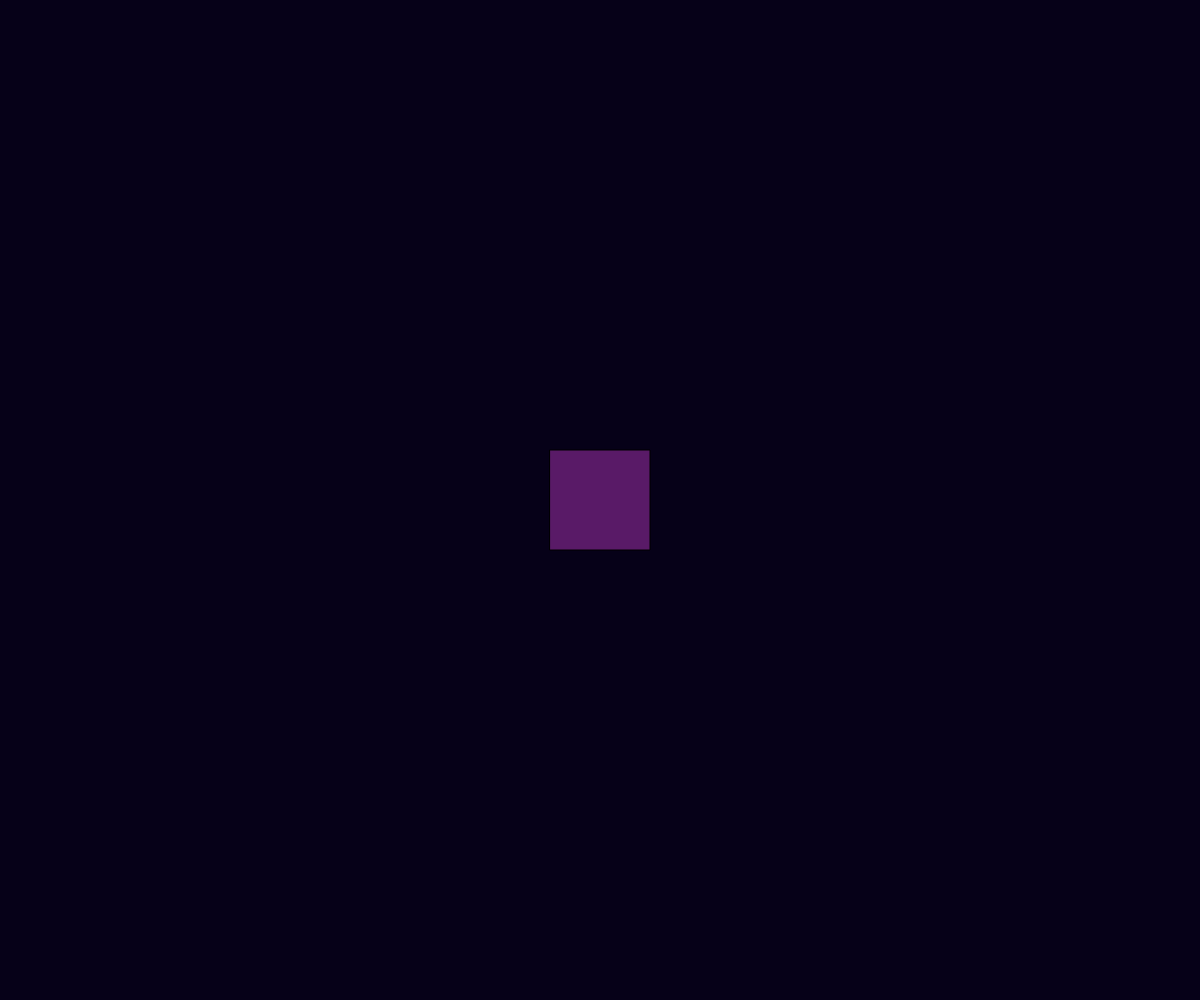
Frame 1 (no input)
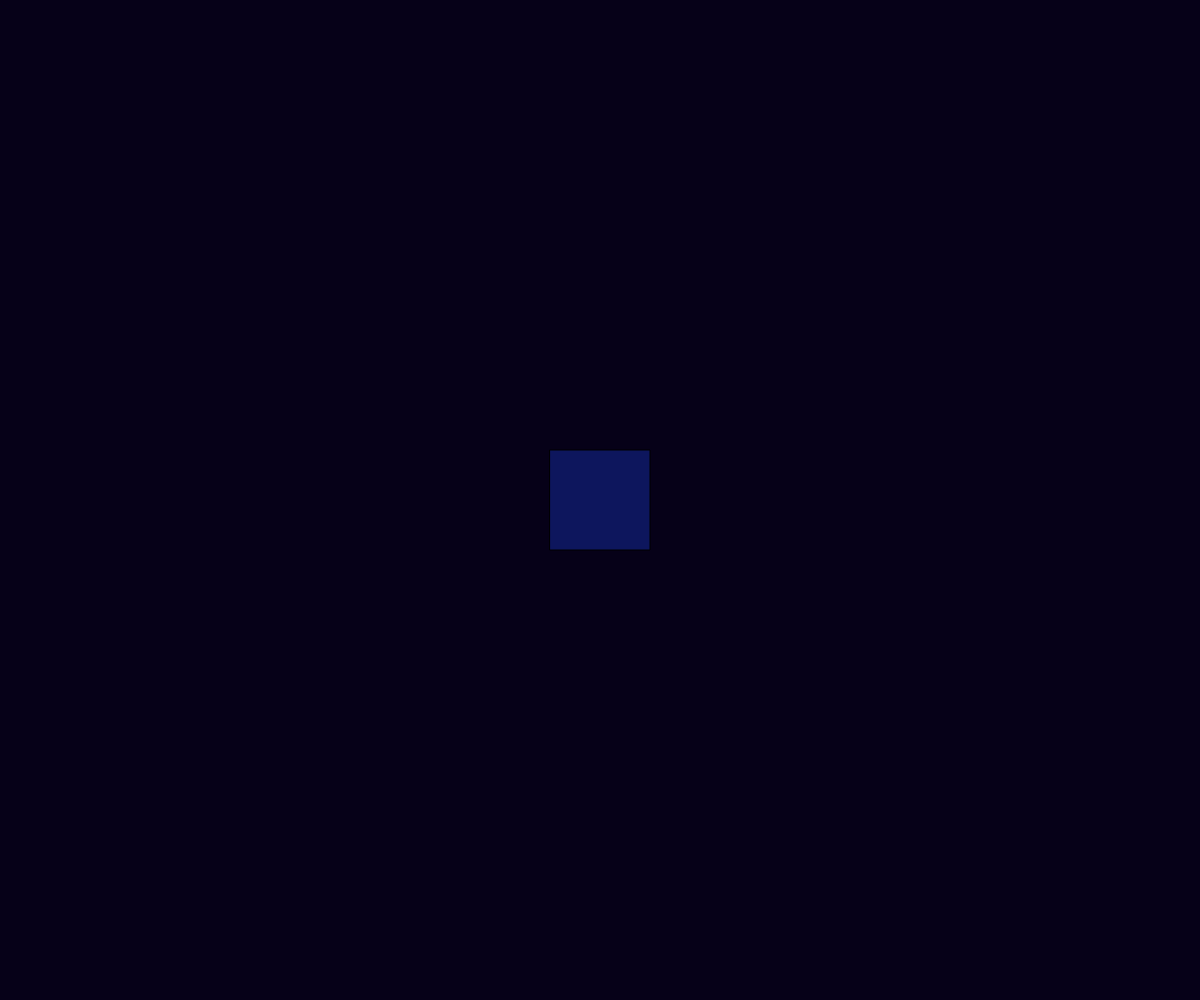
Frame 60 (no input)
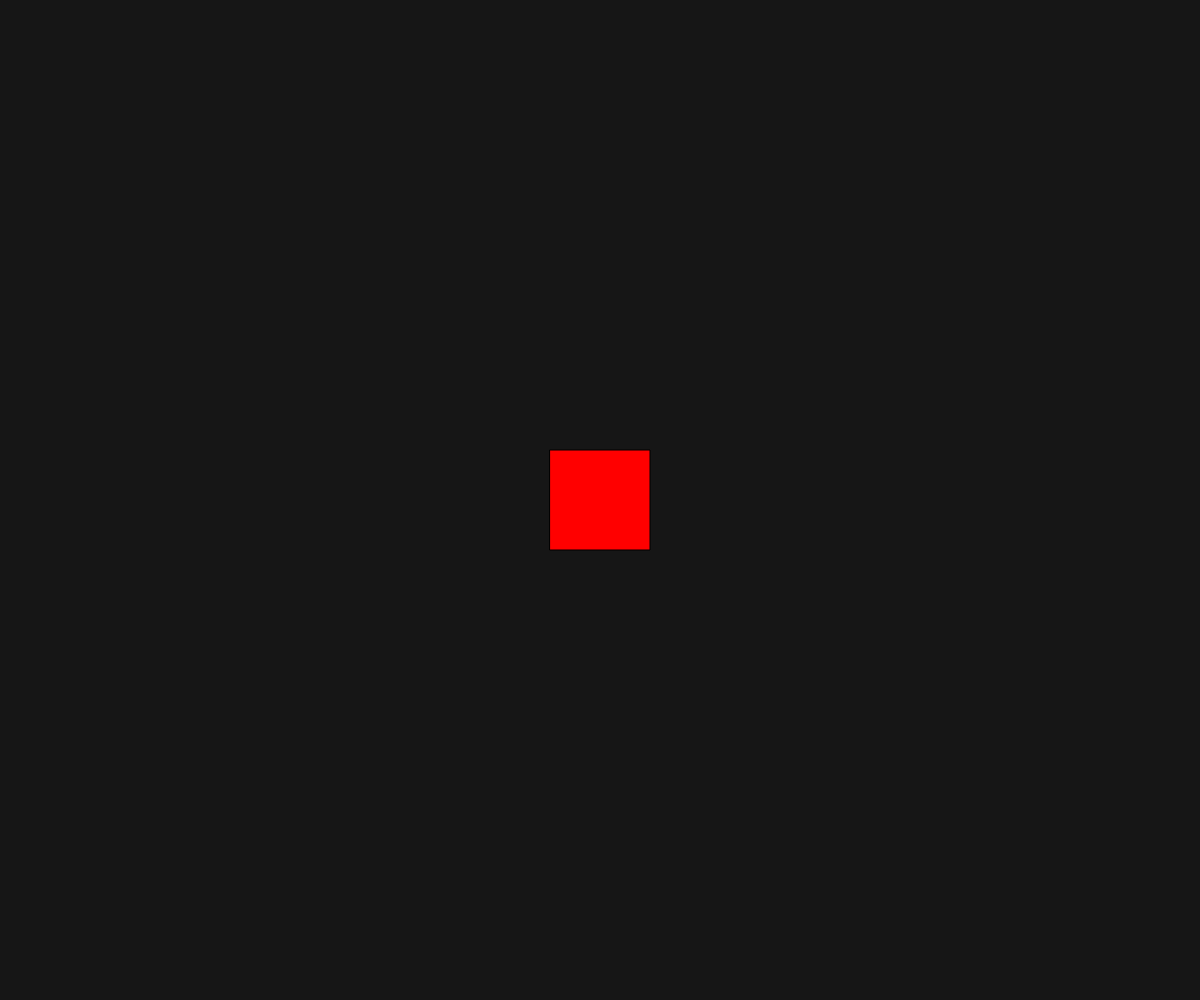
Frame 120 (the mouse pressed at the canvas centre since frame 60)

The p5.js sketch that drew these frames (run headless with seeded random() and noise() and a simulated clock; from frame 60 on, the mouse is pressed at the canvas centre):

// p5.js sketch
// ── sketch.js
var check = true;

function checkPosition(){
	return (( mouseX > windowWidth/2-50 )&&(mouseX < windowWidth/2+50)) && ((mouseY > windowHeight/2-50) && (mouseY < windowHeight/2+50));
}

function setup() {
	createCanvas(windowWidth, windowHeight);
}

function draw() {
	if(check){
		background(6, 1, 24);
	}else {
		background(22);
	}
	var rgba = {
		r : random(0, 255),
		g : random(0, 255),
		b : random(0, 255),
		a : random(80, 195)
	};
	fill(rgba.r, rgba.g, rgba.b, rgba.a);

	if(checkPosition()) {
		fill(255, 0 , 0);
	}
	rectMode(CENTER);
	rect(windowWidth/2, windowHeight/2, 100, 100);

}
function mousePressed() {
	if(checkPosition()) {
		/*if(check){
			check = false;
		}else{
			check = true;
		}*/
		check = !check;
		rectMode(CENTER);
		rect(windowWidth/2, windowHeight/2, 100, 100);
	}
}
